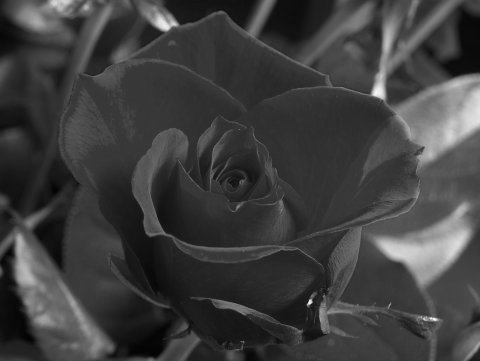
#> input picture rose.jpg, 480 x 361 px
$ python main.py
#> lines starting #> are read from the running program, lines starting #| are printed output that depends on the picture
from PIL import Image
import numpy as np
import matplotlib
matplotlib.use("TkAgg")
import matplotlib.pyplot as plt

plt.ion()

def main():
    before_filename = 'rose.jpg'
    after_filename = 'rose_after.jpg'

    img = Image.open(before_filename).convert('L')
#> img is the input picture: PIL image 480x361 L; min 1, max 255, mean 62.7
    np_img = np.array(img)

    plot_and_save_hist(np_img, 'histogram_before.png', 'histogram before')
#> in plot_and_save_hist, `plt.savefig(filename)`:
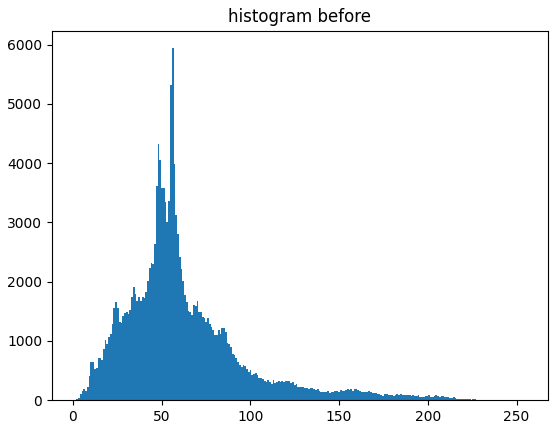
#> figure drawn by matplotlib, 1 panel; tallest bar 5941 high, from x = 55.78 to 56.78
    improved_img_np = equalize_histogram(np_img)
    plot_and_save_hist(improved_img_np, 'histogram_after.png', 'histogram after')

    improved_img = Image.fromarray(improved_img_np)
    improved_img.save(after_filename)


def equalize_histogram(np_img):
    improved_np_img = np.copy(np_img)
    improved_np_img_raveled = improved_np_img.ravel()

    hist, bin_edges = np.histogram(np_img, bins=256, range=(0, 255))
#> hist = 256 values, max 5941 at index 56, min 0 at index 0, mean 676.9; bin_edges = 257 values from 0 to 255
    h_cum, r, h_m = 0, 0, (len(improved_np_img_raveled)/bin_edges[-1])
#> h_cum = 0; r = 0; h_m = 679.5
    c_n = []

    for idx, c in enumerate(hist):
        l_c = r
        h_cum = h_cum + hist[idx]
        while h_cum > h_m:
            r += 1
            h_cum = h_cum - h_m
        r_c = r
        #calculate c_n
        c_n.append(int((l_c + r_c) / 2))
#> this loop made 256 passes
#> (c, l_c, r_c) on passes 1 to 3: (0, 0, 0), (2, 0, 0), (12, 0, 0)
#> after the loop, c_n = 256 values from 0 to 254; h_cum = 5e-12; r = 255

    for i in range(0, improved_np_img.shape[0]):
        for z in range(0, improved_np_img.shape[1]):
            improved_np_img[i, z] = c_n[improved_np_img[i,z]]
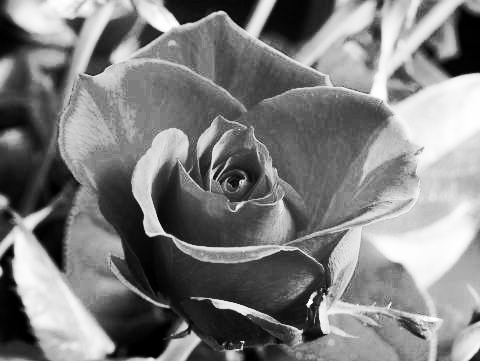
#> improved_np_img: shape (361, 480); min 0, max 254, mean 126.8

    return improved_np_img

def plot_and_save_hist(np_img, filename, histname):
    plt.clf()
    plt.hist(np_img.ravel(), bins = 255)
    plt.title(histname)
    plt.savefig(filename)

main()
#> call 2 of plot_and_save_hist, with filename = 'histogram_after.png', histname = 'histogram after'
#> in plot_and_save_hist (call 2), `plt.savefig(filename)`:
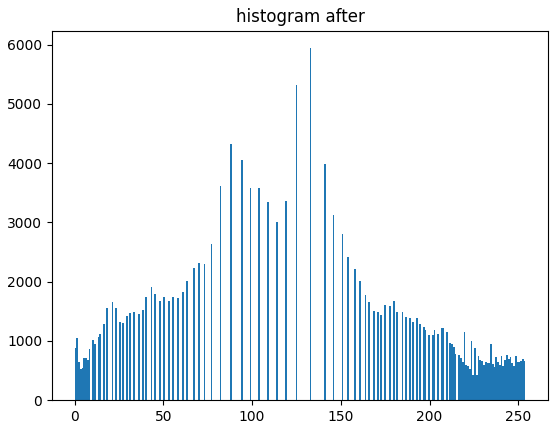
#> figure drawn by matplotlib, 1 panel; tallest bar 5941 high, from x = 132.5 to 133.5

$ run again, with sample.png saved as rose.jpg
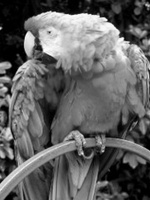
#> input picture sample.png, 150 x 200 px
#> in main, img is the input picture: PIL image 150x200 L; min 0, max 255, mean 97.1
#> hist = 256 values, max 848 at index 0, min 0 at index 254, mean 117.2; bin_edges = 257 values from 0 to 255
#> in equalize_histogram, `h_cum, r, h_m = 0, 0, (len(improved_np_img_raveled)/bin_edges[-1])`: h_cum = 0; h_m = 117.6
#> the loop in equalize_histogram, `for idx, c in enumerate(hist):` made 256 passes
#> (c, l_c, r_c) on passes 1 to 3: (848, 0, 7), (482, 7, 11), (357, 11, 14)
#> after the loop in equalize_histogram, `for idx, c in enumerate(hist):`: c_n = 256 values from 3 to 254; h_cum = 4.15e-12; r = 255
#> after the loop in equalize_histogram, `for i in range(0, improved_np_img.shape[0]):`:
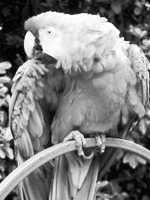
#> improved_np_img: shape (200, 150); min 3, max 254, mean 126.7
#> in plot_and_save_hist (call 2), `plt.savefig(filename)`:
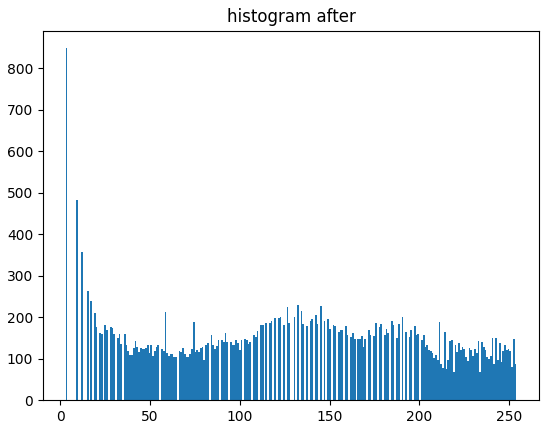
#> figure drawn by matplotlib, 1 panel; tallest bar 848 high, from x = 3 to 3.98
